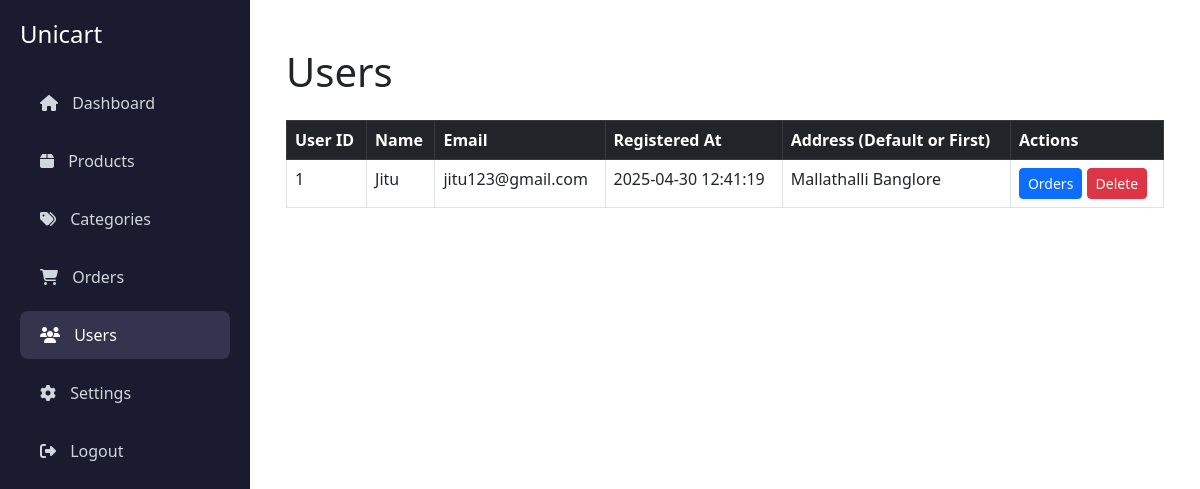
Page /admin/users.php (signed in) on the committed database.
### tables this page shows
CREATE TABLE `users` (
  `user_id` int(11) NOT NULL,
  `name` varchar(100) NOT NULL,
  `email` varchar(100) NOT NULL,
  `password` varchar(255) NOT NULL,
  `created_at` timestamp NOT NULL DEFAULT current_timestamp()
);

### admin/users.php (the view, shortened to what this page needs)
<?php
include('../includes/db_connect.php');
$query = "
SELECT
    u.user_id,
    u.name,
    u.email,
    u.created_at,
    addr.address,
    addr.city,
    addr.state,
    addr.postal_code,
    addr.country,
    (SELECT COUNT(*) FROM user_addresses WHERE user_id = u.user_id) AS address_count
FROM users u
LEFT JOIN (
    SELECT * FROM user_addresses GROUP BY user_id
) AS addr ON u.user_id = addr.user_id
ORDER BY u.created_at DESC";
$result = $con->query($query);
?>
<link href="https://cdn.jsdelivr.net/npm/bootstrap@5.3.5/dist/css/bootstrap.min.css" rel="stylesheet">
<link href='https://unpkg.com/boxicons@2.1.4/css/boxicons.min.css' rel='stylesheet'>
<?php include '../includes/mode.php'; ?>
<div class="d-flex">
    <?php include '../includes/admin_sidebar.php'; ?>
    <div class="flex-grow-1 p-4" style="margin-left: 250px;">
        <div class="container-fluid">
            <h1 class="mt-4">Users</h1>
            <div class="table-responsive">
                <table class="table table-bordered table-hover mt-3">
                    <thead class="table-dark">
                        <tr>
                            <th>User ID</th>
                            <th>Name</th>
                            <th>Email</th>
                            <th>Registered At</th>
                            <th>Address (Default or First)</th>
                            <th>Actions</th>
                        </tr>
                    </thead>
                    <tbody>
                        <?php if ($result && $result->num_rows > 0): ?>
                            <?php while ($row = $result->fetch_assoc()): ?>
                                <tr>
                                    <td><?= $row['user_id'] ?></td>
                                    <td><?= htmlspecialchars($row['name']) ?></td>
                                    <td><?= htmlspecialchars($row['email']) ?></td>
                                    <td><?= $row['created_at'] ?></td>
                                    <td>
                                        <?= htmlspecialchars($row['address'] ?? '-') ?>
                                    </td>
                                    <td>
                                        <a href="user_orders.php?user_id=<?= $row['user_id'] ?>" class="btn btn-sm btn-primary">Orders</a>
                                        <a href="delete_user.php?user_id=<?= $row['user_id'] ?>" class="btn btn-sm btn-danger" onclick="return confirm('Are you sure you want to delete this user?')">Delete</a>
                                    </td>
                                </tr>
                            <?php endwhile; ?>
                        <?php else: ?>
                            <tr><td colspan="6">No users found.</td></tr>
                        <?php endif; ?>
                    </tbody>
                </table>
            </div>
        </div>
    </div>
</div>

### assets/css/mode.css (style rules this page uses)
a, .btn, .sidebar a:hover { color: var(--primary-color); }

### rows in the picture
users: user_id "1", name "Jitu", email "jitu123@gmail.com", created_at "2025-04-30 12:41:19", address "Mallathalli Banglore"
